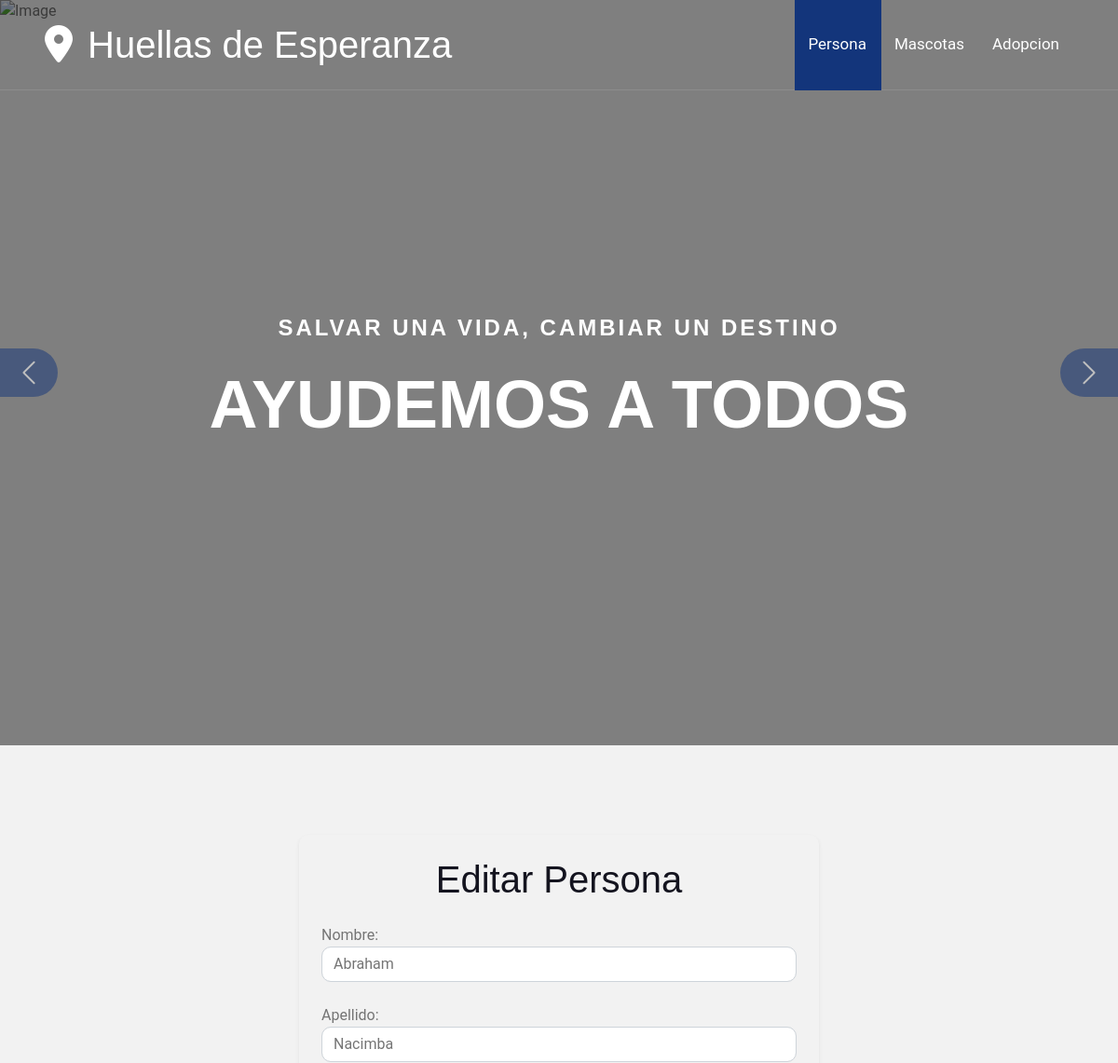
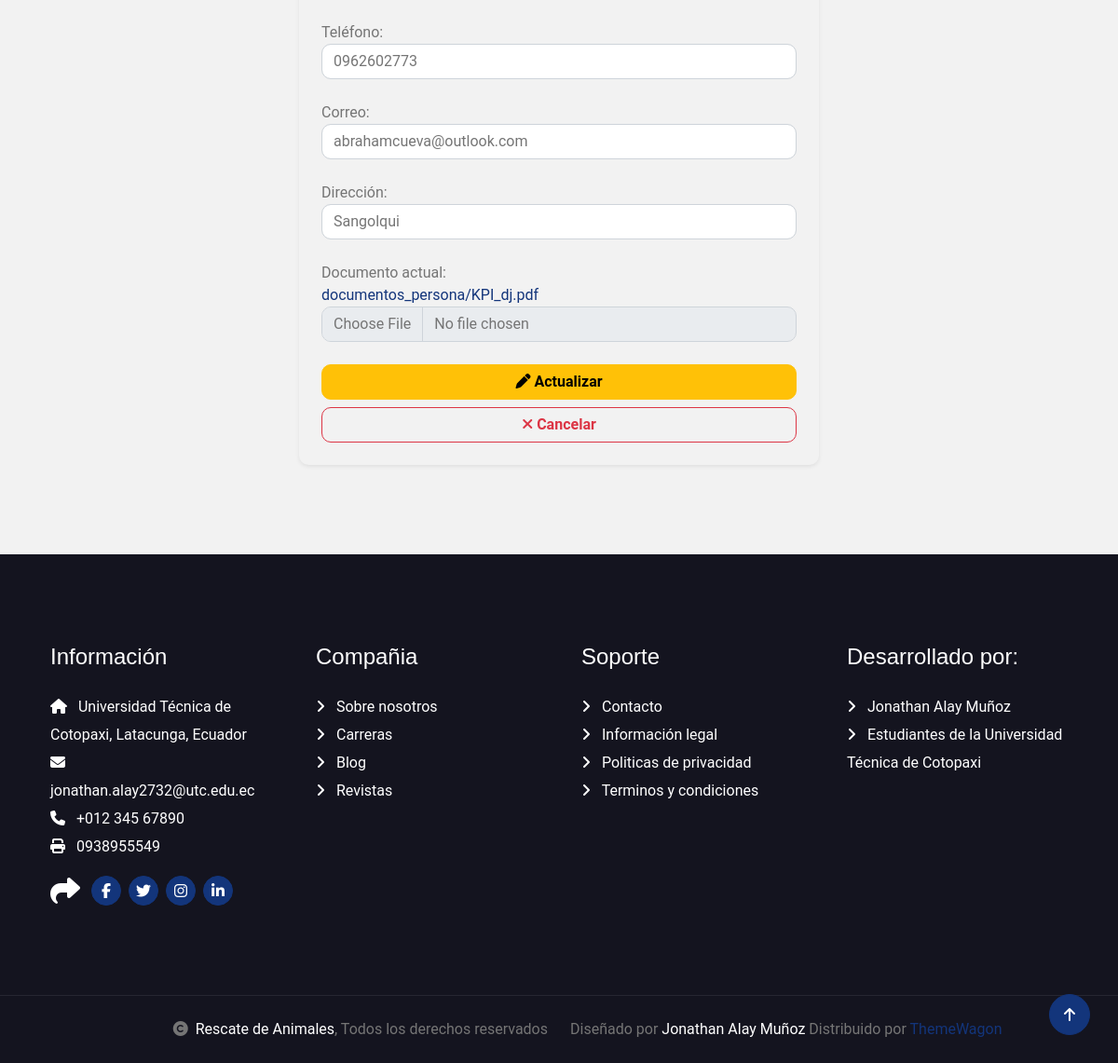
The app's page /editarPersona/1 with its own data (2 pictures, top to bottom).
### Aplicaciones/Adopcion/models.py (models this page shows, shortened)
class Persona(models.Model):
    id_per = models.AutoField(primary_key=True)
    nombre_per = models.CharField(max_length=100)
    apellido_per = models.CharField(max_length=100)
    telefono_per = models.CharField(max_length=20, null=True, blank=True)
    correo_per = models.EmailField(max_length=100, unique=True)
    direccion_per = models.CharField(max_length=200, null=True, blank=True)
    documento_per = models.FileField(upload_to='documentos_persona/', null=True, blank=True)

### Aplicaciones/Adopcion/views.py (the view)
# urls.py: path('editarPersona/<id>', views.editarPersona),
def editarPersona(request, id):
    personaEditar = Persona.objects.get(id_per=id)
    return render(request, "editarPersona.html", {'personaEditar': personaEditar})

### Aplicaciones/Adopcion/templates/editarPersona.html (shortened to what this page needs)
{% extends './plantilla.html' %}
{% block contenido %}
<div class="row">
  <div class="col-md-3"></div>
  <div class="col-md-6 bg-light p-4 rounded-3 shadow-sm">
    <h1 class="mb-4 text-center">Editar Persona</h1>
    <form action="/procesarEdicionPersona/{{ personaEditar.id_per }}"
          method="post" enctype="multipart/form-data" id="frm_editar_persona">
      <label for="nombre_per">Nombre:</label>
      <input class="form-control" type="text" name="nombre_per" id="nombre_per"
             value="{{ personaEditar.nombre_per }}" required><br>
      <label for="apellido_per">Apellido:</label>
      <input class="form-control" type="text" name="apellido_per" id="apellido_per"
             value="{{ personaEditar.apellido_per }}" required><br>
      <label for="telefono_per">Teléfono:</label>
      <input class="form-control" type="text" name="telefono_per" id="telefono_per"
             value="{{ personaEditar.telefono_per }}" required><br>
      <label for="correo_per">Correo:</label>
      <input class="form-control" type="email" name="correo_per" id="correo_per"
             value="{{ personaEditar.correo_per }}" required><br>
      <label for="direccion_per">Dirección:</label>
      <input class="form-control" type="text" name="direccion_per" id="direccion_per"
             value="{{ personaEditar.direccion_per }}" required><br>
      <label for="documento_per">Documento actual:</label><br>
      {% if personaEditar.documento_per %}
        <a href="{{ personaEditar.documento_per.url }}" download>{{ personaEditar.documento_per.name }}</a><br>
      {% else %}
        Ninguno<br>
      {% endif %}
      <input type="file" name="documento_per" id="documento_per" class="form-control"><br>
      <button class="btn btn-warning w-100" type="submit">
        <i class="fa fa-pen"></i> Actualizar
      </button>
      <a class="btn btn-outline-danger w-100 mt-2" href="/persona">
        <i class="fa fa-times"></i> Cancelar
      </a>
    </form>
  </div>
  <div class="col-md-3"></div>
</div>
{% endblock %}

### Mascotas/static/plantilla/travela/css/style.css (style rules this page uses)
.btn { font-weight: 600; transition: .5s; }

### records on screen
Persona: nombre_per "Abraham", apellido_per "Nacimba", telefono_per "0962602773", correo_per "abrahamcueva@outlook.com", direccion_per "Sangolqui", documento_per.name "documentos_persona/KPI_dj.pdf"
